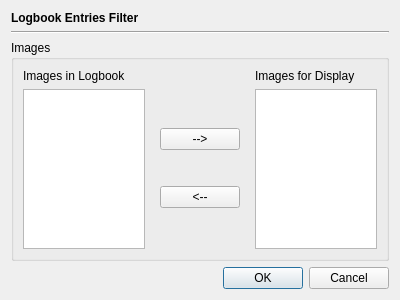
<?xml version="1.0" encoding="UTF-8"?>
<ui version="4.0">
 <class>LogbookFilterDialog</class>
 <widget class="QDialog" name="LogbookFilterDialog">
  <property name="geometry">
   <rect>
    <x>0</x>
    <y>0</y>
    <width>400</width>
    <height>300</height>
   </rect>
  </property>
  <property name="windowTitle">
   <string>Dialog</string>
  </property>
  <layout class="QVBoxLayout" name="verticalLayout">
   <item>
    <widget class="QLabel" name="label">
     <property name="font">
      <font>
       <weight>75</weight>
       <bold>true</bold>
      </font>
     </property>
     <property name="text">
      <string>Logbook Entries Filter</string>
     </property>
    </widget>
   </item>
   <item>
    <widget class="Line" name="line">
     <property name="orientation">
      <enum>Qt::Horizontal</enum>
     </property>
    </widget>
   </item>
   <item>
    <widget class="QGroupBox" name="groupBox">
     <property name="title">
      <string>Images</string>
     </property>
     <layout class="QGridLayout" name="gridLayout">
      <item row="1" column="0">
       <widget class="QListWidget" name="imagesList">
        <property name="editTriggers">
         <set>QAbstractItemView::NoEditTriggers</set>
        </property>
        <property name="selectionMode">
         <enum>QAbstractItemView::ExtendedSelection</enum>
        </property>
       </widget>
      </item>
      <item row="0" column="2">
       <widget class="QLabel" name="label_3">
        <property name="text">
         <string>Images for Display</string>
        </property>
       </widget>
      </item>
      <item row="0" column="0">
       <widget class="QLabel" name="label_2">
        <property name="text">
         <string>Images in Logbook</string>
        </property>
       </widget>
      </item>
      <item row="1" column="2">
       <widget class="QListWidget" name="selectedImagesList">
        <property name="editTriggers">
         <set>QAbstractItemView::NoEditTriggers</set>
        </property>
        <property name="selectionMode">
         <enum>QAbstractItemView::ExtendedSelection</enum>
        </property>
       </widget>
      </item>
      <item row="1" column="1">
       <widget class="QWidget" name="widget" native="true">
        <layout class="QVBoxLayout" name="verticalLayout_2">
         <item>
          <widget class="QPushButton" name="addImageButton">
           <property name="text">
            <string>--&gt;</string>
           </property>
          </widget>
         </item>
         <item>
          <widget class="QPushButton" name="removeImageButton">
           <property name="text">
            <string>&lt;--</string>
           </property>
          </widget>
         </item>
        </layout>
       </widget>
      </item>
     </layout>
    </widget>
   </item>
   <item>
    <widget class="QDialogButtonBox" name="buttonBox">
     <property name="orientation">
      <enum>Qt::Horizontal</enum>
     </property>
     <property name="standardButtons">
      <set>QDialogButtonBox::Cancel|QDialogButtonBox::Ok</set>
     </property>
    </widget>
   </item>
  </layout>
 </widget>
 <resources/>
 <connections>
  <connection>
   <sender>buttonBox</sender>
   <signal>accepted()</signal>
   <receiver>LogbookFilterDialog</receiver>
   <slot>accept()</slot>
   <hints>
    <hint type="sourcelabel">
     <x>248</x>
     <y>254</y>
    </hint>
    <hint type="destinationlabel">
     <x>157</x>
     <y>274</y>
    </hint>
   </hints>
  </connection>
  <connection>
   <sender>buttonBox</sender>
   <signal>rejected()</signal>
   <receiver>LogbookFilterDialog</receiver>
   <slot>reject()</slot>
   <hints>
    <hint type="sourcelabel">
     <x>316</x>
     <y>260</y>
    </hint>
    <hint type="destinationlabel">
     <x>286</x>
     <y>274</y>
    </hint>
   </hints>
  </connection>
 </connections>
</ui>
